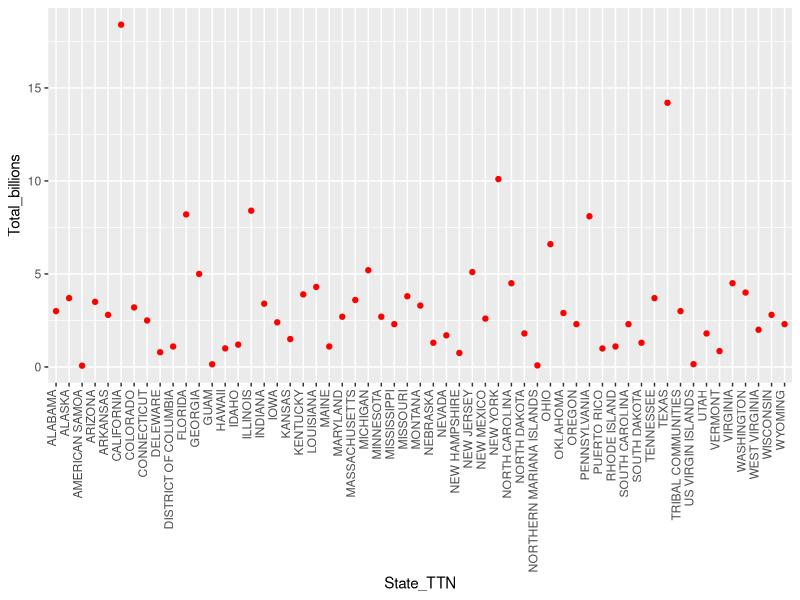
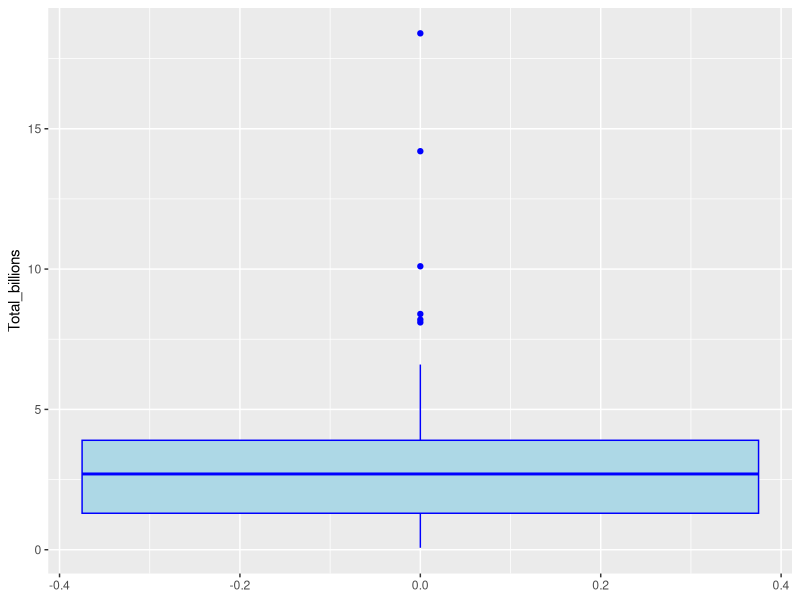

The R source for these figures, in order:
## ---- chunk 1
knitr::opts_chunk$set(echo = TRUE)
## ---- chunk 2
library(readxl)
## ---- chunk 3
df<- readxl::read_xlsx("IIJA FUNDING AS OF MARCH 2023.xlsx")
head(df, 5)
## ---- chunk 4
library(dplyr)
df <- df |>
  rename(State_TTN = `State, Teritory or Tribal Nation`,
         Total_billions=`Total (Billions)`)
head(df,3)
## ---- chunk 5
library(ggplot2)
ggplot(data = df, mapping= aes(x=State_TTN, y=Total_billions))+
  geom_point(col='red')+
  theme(axis.text.x = element_text(angle=90, vjust=0, hjust=1))
## ---- chunk 6
ggplot(data = df, mapping= aes(Total_billions))+
  geom_boxplot(color = 'blue', fill='lightblue')+
  coord_flip()
  
